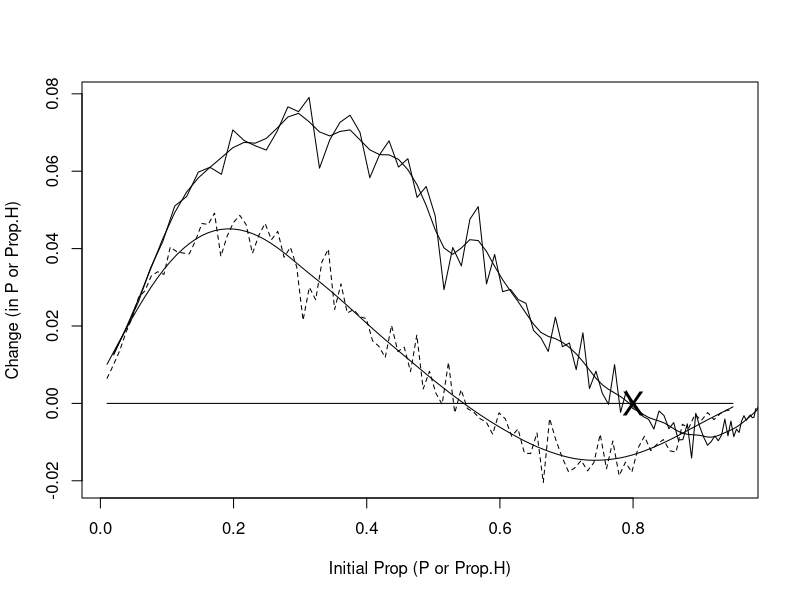

This chart was generated by the following R code:
# Hawk-Dove mendelian model

# General assumptions
# 1. The population consists of two types of clones: Hawk, Dove.
# 2. Morph is determined by a single locus with two alleles: H, D.
# 3. A hawk interacting with a dove always wins.
# 4. A hawk interacting with a hawk earns a negative payoff.
# 5. A dove interacting with a dove divides the payoff.
# 6. Fitness is equal to some initial quantity plus the payoff.

# Genotypes: HH, HD are Hawk, DD is Dove

rm(list=ls())

fitness = function(morph, payoff.mat, n.hh, n.hd, npop) {
    opponent <- sample(morph)
    fit <- matrix(0, npop, 1)
    for(i.receiver in 1:2) {
        for(i.opponent in 1:2) {
            fit[morph==i.receiver & opponent==i.opponent] <- 3 + payoff.mat[i.receiver, i.opponent]
        }    
    }
    # now we know 1-n.hh are Hawk
    n1 <- n.hh + 1
    n2 <- n1 + n.hd - 1
    h.alleles <- 2*sum(fit[1:n.hh]) + sum(fit[n1:n2])
    n3 <- n2 + 1  # starting row of DD
    # now the numberof D alleles
    d.alleles <- sum(fit[n1:n2]) + 2*sum(fit[n3:npop])
    p.hawk <- h.alleles / (h.alleles + d.alleles)
    # return proportion of H alleles
    return(p.hawk)
}

#### MAIN PROGRAM ####
set.seed(100)
N.Pop = 2000
Morph = matrix(2, N.Pop, 1)
Max.Prop = 100  # number of divisions of proportion
# col 1=Prop.H, col 2=Delta Prop.H, col 3=P.Hawk, col 4=Delta P.Hawk
Output = matrix(0, Max.Prop, 4)
Payoff.Mat = matrix(c(-1, 0, 8, 4), 2, 2)
# give names to the 4 Payoff cells
A = Payoff.Mat[1,1]
B = Payoff.Mat[1,2]
C = Payoff.Mat[2,1]
D = Payoff.Mat[2,2]
# expected proportion of Hawk
P.Hawk = (B-D) / (B+C-A-D)
# proportion of H allele
Output[,1] = seq(from=0.01, to=0.95, length=Max.Prop)

for(i in 1:Max.Prop) {
    Prop.H = Output[i, 1]
    # find number of genontypes
    HH = round(Prop.H^2 * N.Pop)
    HD = round(2*Prop.H * (1-Prop.H) * N.Pop)
    Morph[1:N.Pop] = 2 # initialize to Dove
    N.Hawk = HH + HD
    Morph[1:N.Hawk] = 1 # make correct number of Hawks
    # calculate new proportion of H allele by applying fitness
    New.Prop.H = fitness(Morph, Payoff.Mat, HH, HD, N.Pop)
    Output[i, 2] = New.Prop.H - Prop.H
    Output[i, 3] = Prop.H^2 + 2*Prop.H*(1 - Prop.H)
    New.N.Hawk = New.Prop.H^2 + 2*New.Prop.H*(1 - New.Prop.H)
    Output[i, 4] = New.N.Hawk - Output[i, 3]
}


par(mfrow=c(1,1))
Y.Min = min(Output[,2], Output[,4])
Y.Max = max(Output[,2], Output[,4])
plot(Output[,1], Output[,2], type='l', lty=2, ylim=c(Y.Min, Y.Max), xlab='Initial Prop (P or Prop.H)', ylab='Change (in P or Prop.H)')
lines(Output[,3], Output[,4], type='l')  # change in Prop.H
lines(Output[,1], rep(0, Max.Prop)) # theoretical ESS horizontal line
points(P.Hawk, 0, pch='X', cex=2)
# splines for smoothing
lines(smooth.spline(Output[,1], Output[,2]))
lines(smooth.spline(Output[,3], Output[,4]))
